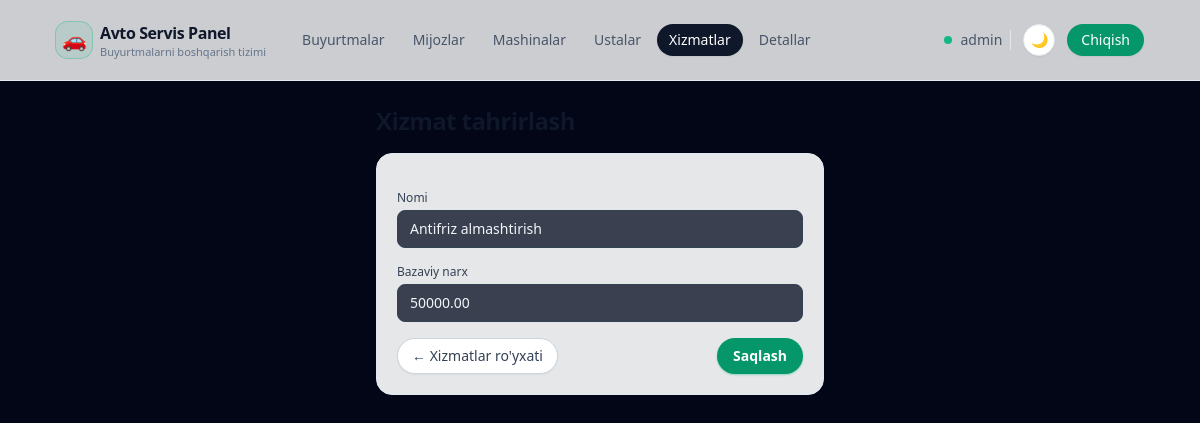
/services/6/edit/ (signed in), run on the app's committed database.
### apps/models.py (models this page shows, shortened)
class User(AbstractUser):
    telegram_username = models.CharField(
        _("Telegram username"), max_length=255, null=True, blank=True
    )
    telegram_id = models.BigIntegerField(_("Telegram ID"), null=True, blank=True)
    telegram_chat_id = models.BigIntegerField(
        _("Telegram chat ID"), null=True, blank=True
    )
    telegram_username_validator = RegexValidator(
        regex=r"^[a-zA-Z0-9_]{5,32}$",
        message=_(
            "Telegram username can only contain letters, numbers and underscores"
        ),
    )
    role = models.CharField(
        _("Role"), max_length=32, choices=Role.choices, default=Role.USER
    )
    phone = models.CharField(
        _("Phone number"),
        max_length=20,
        blank=True,
        help_text=_("Contact phone number"),
    )
    class Meta:
        verbose_name = _("User")
        verbose_name_plural = _("Users")

class Service(models.Model):
    name = models.CharField(_("Service name"), max_length=255)
    base_price = models.DecimalField(
        _("Base price"), max_digits=12, decimal_places=2
    )
    class Meta:
        verbose_name = _("Service")
        verbose_name_plural = _("Services")

### apps/views/services.py (the view)
# urls.py: path("services/<int:pk>/edit/", service_update, name="service_update"),
@login_required
def service_update(request, pk: int):
    service = get_object_or_404(Service, pk=pk)
    if request.method == "POST":
        form = ServiceForm(request.POST, instance=service)
        if form.is_valid():
            form.save()
            messages.success(request, "Xizmat yangilandi.")
            return redirect("apps:service_list")
    else:
        form = ServiceForm(instance=service)
    return render(
        request,
        "services/service_form.jinja",
        {"form": form, "service": service},
    )

### apps/forms.py
class ServiceForm(TailwindModelForm):
    class Meta:
        model = Service
        fields = ["name", "base_price"]

### templates/services/service_form.jinja (shortened to what this page needs)
{% extends "base.html" %}
{% block content %}
<div class="max-w-md mx-auto">
    <h1 class="text-xl sm:text-2xl font-semibold tracking-tight text-slate-900 dark:text-white mb-4">
    </h1>
    <form method="post" class="space-y-4 rounded-2xl border border-slate-200 dark:border-slate-800 bg-white/90 dark:bg-slate-950/60 p-4 sm:p-5 shadow-sm">
        <div>
            <label class="block text-xs font-medium text-slate-700 dark:text-slate-300 mb-1">Nomi</label>
            {{ form.name }}
        </div>
        <div>
            <label class="block text-xs font-medium text-slate-700 dark:text-slate-300 mb-1">Bazaviy narx</label>
            {{ form.base_price }}
        </div>
        <div class="flex justify-between mt-4">
            <a href="{% url 'apps:service_list' %}"
               class="inline-flex items-center rounded-full border border-slate-300 dark:border-slate-700 px-3.5 py-1.5 text-xs sm:text-sm font-medium text-slate-700 dark:text-slate-200 bg-white dark:bg-slate-900/70 hover:bg-slate-100 dark:hover:bg-slate-800 transition-colors shadow-sm">
                ← Xizmatlar ro'yxati
            </a>
            <button type="submit"
                    class="inline-flex items-center rounded-full bg-emerald-600 hover:bg-emerald-500 px-4 py-2 text-sm font-semibold text-white shadow-sm shadow-emerald-500/40 hover:shadow-md">
                Saqlash
            </button>
        </div>
    </form>
</div>
{% endblock %}

### templates/base.html (shortened to what this page needs)
{% load static %}
<!DOCTYPE html>
<html lang="uz">
<head>
    <script src="https://cdn.tailwindcss.com"></script>
    <link href="https://cdn.jsdelivr.net/npm/daisyui@4.12.10/dist/full.min.css" rel="stylesheet" type="text/css" />
</head>
<body class="min-h-screen text-slate-100" data-theme="dark">
<div class="min-h-screen flex flex-col">
    <header class="border-b border-slate-200 dark:border-slate-800 bg-white/80 dark:bg-slate-950/80 backdrop-blur">
        <div class="mx-auto w-full max-w-6xl px-4 sm:px-6 lg:px-8 h-16 lg:h-20 flex items-center justify-between">
            <div class="flex items-center gap-3 sm:gap-6">
                <a href="{% url 'apps:order_list' %}" class="inline-flex items-center gap-2">
                    <span class="inline-flex h-9 w-9 items-center justify-center rounded-xl bg-emerald-500/10 ring-1 ring-emerald-500/40">
                        <span class="text-xl">🚗</span>
                    </span>
                    <span class="hidden sm:flex flex-col leading-tight">
                        <span class="text-sm sm:text-base font-semibold tracking-tight text-slate-900 dark:text-white">Avto Servis Panel</span>
                        <span class="hidden sm:inline text-[11px] text-slate-500 dark:text-slate-400">Buyurtmalarni boshqarish tizimi</span>
                    </span>
                </a>
                <nav class="hidden md:flex items-center gap-1 text-sm font-medium">
                    <a href="{% url 'apps:order_list' %}"
                       class="inline-flex items-center rounded-full px-3 py-1.5 text-xs sm:text-sm transition
                              {% if request.path == '/' or request.path|slice:':7' == '/order/' or request.path|slice:':9' == '/reports/' %}
                                  bg-slate-900 text-white shadow-sm dark:bg-slate-100 dark:text-slate-900
                              {% else %}
                                  text-slate-600 hover:bg-slate-100 hover:text-slate-900 dark:text-slate-300 dark:hover:bg-slate-800 dark:hover:text-white
                              {% endif %}">
                        Buyurtmalar
                    </a>
                    <a href="{% url 'apps:customer_list' %}"
                       class="inline-flex items-center rounded-full px-3 py-1.5 text-xs sm:text-sm transition
                              {% if request.path|slice:':11' == '/customers/' or request.path|slice:':10' == '/customer/' %}
                                  bg-slate-900 text-white shadow-sm dark:bg-slate-100 dark:text-slate-900
                              {% else %}
                                  text-slate-600 hover:bg-slate-100 hover:text-slate-900 dark:text-slate-300 dark:hover:bg-slate-800 dark:hover:text-white
                              {% endif %}">
                        Mijozlar
                    </a>
                    <a href="{% url 'apps:car_list' %}"
                       class="inline-flex items-center rounded-full px-3 py-1.5 text-xs sm:text-sm transition
                              {% if request.path|slice:':6' == '/cars/' or request.path|slice:':5' == '/car/' %}
                                  bg-slate-900 text-white shadow-sm dark:bg-slate-100 dark:text-slate-900
                              {% else %}
                                  text-slate-600 hover:bg-slate-100 hover:text-slate-900 dark:text-slate-300 dark:hover:bg-slate-800 dark:hover:text-white
                              {% endif %}">
                        Mashinalar
                    </a>
                    <a href="{% url 'apps:master_list' %}"
                       class="inline-flex items-center rounded-full px-3 py-1.5 text-xs sm:text-sm transition
                              {% if request.path|slice:':9' == '/masters/' %}
                                  bg-slate-900 text-white shadow-sm dark:bg-slate-100 dark:text-slate-900
                              {% else %}
                                  text-slate-600 hover:bg-slate-100 hover:text-slate-900 dark:text-slate-300 dark:hover:bg-slate-800 dark:hover:text-white
                              {% endif %}">
                        Ustalar
                    </a>
                    <a href="{% url 'apps:service_list' %}"
                       class="inline-flex items-center rounded-full px-3 py-1.5 text-xs sm:text-sm transition
                              {% if request.path|slice:':10' == '/services/' %}
                                  bg-slate-900 text-white shadow-sm dark:bg-slate-100 dark:text-slate-900
                              {% else %}
                                  text-slate-600 hover:bg-slate-100 hover:text-slate-900 dark:text-slate-300 dark:hover:bg-slate-800 dark:hover:text-white
                              {% endif %}">
                        Xizmatlar
                    </a>
                    <a href="{% url 'apps:part_list' %}"
                       class="inline-flex items-center rounded-full px-3 py-1.5 text-xs sm:text-sm transition
                              {% if request.path|slice:':7' == '/parts/' %}
                                  bg-slate-900 text-white shadow-sm dark:bg-slate-100 dark:text-slate-900
                              {% else %}
                                  text-slate-600 hover:bg-slate-100 hover:text-slate-900 dark:text-slate-300 dark:hover:bg-slate-800 dark:hover:text-white
                              {% endif %}">
                        Detallar
                    </a>
                </nav>
            </div>
            <div class="flex items-center gap-2 sm:gap-3">
                {% if request.user.is_authenticated %}
                    <div class="hidden sm:flex items-center gap-2 pr-2 border-r border-slate-200 dark:border-slate-800">
                        <span class="w-2 h-2 rounded-full bg-emerald-500 dark:bg-emerald-400 animate-pulse"></span>
                        <span class="text-xs sm:text-sm font-medium text-slate-600 dark:text-slate-300 truncate max-w-[140px]">
                            {{ request.user.get_full_name|default:request.user.username }}
                        </span>
                    </div>
                {% endif %}
                <button type="button" id="theme-toggle"
                        class="inline-flex h-8 w-8 items-center justify-center rounded-full border border-slate-200 bg-white text-slate-700 text-sm shadow-sm hover:bg-slate-100 dark:border-slate-700 dark:bg-slate-900 dark:text-slate-200 dark:hover:bg-slate-800 transition">
                </button>
                {% if request.user.is_authenticated %}
                    <a href="{% url 'logout' %}"
                       class="hidden sm:inline-flex items-center justify-center rounded-full bg-emerald-600 px-3.5 py-1.5 text-xs sm:text-sm font-medium text-white shadow-sm hover:bg-emerald-700 focus-visible:outline-none focus-visible:ring-2 focus-visible:ring-emerald-500 focus-visible:ring-offset-2 focus-visible:ring-offset-slate-950/80 transition">
                        Chiqish
                    </a>
                {% endif %}
            </div>
        </div>
    </header>
    <main class="flex-1">
        <div class="mx-auto w-full max-w-6xl px-4 sm:px-6 lg:px-8 py-6">
            {% block content %}{% endblock %}
        </div>
    </main>
</div>
</body>
</html>

### templates/base.html (style rules this page uses)
body[data-theme="dark"] { background-color: rgb(2 6 23); color: rgb(241 245 249); }

### data on the page
User: user.get_full_name "admin"
Service: name "Antifriz almashtirish", base_price "50000.00"
